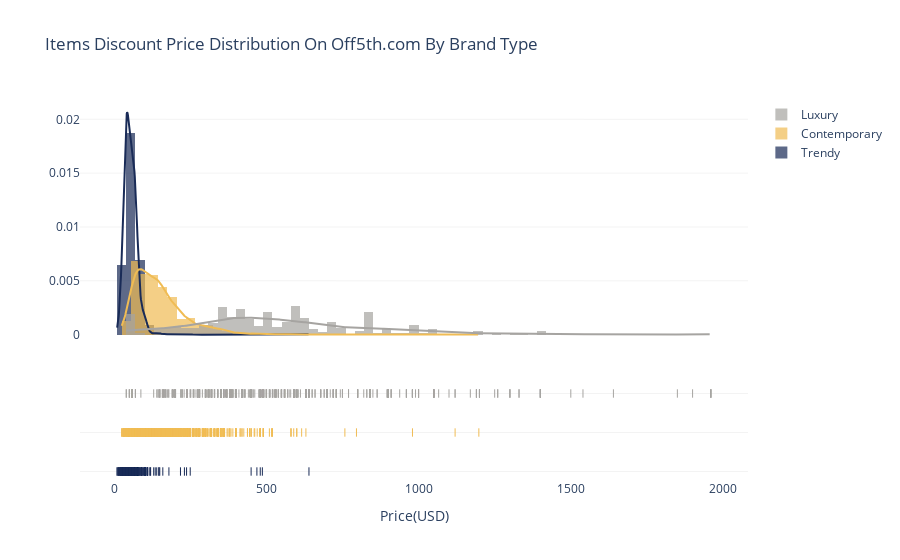

Notebook code for this chart:
### Code cell
import plotly.figure_factory as ff

contemporary = off5th_full.loc[off5th_full['brand_positioning']=='Contemporary']['discount_price']
trendy = off5th_full.loc[off5th_full['brand_positioning']=='Trendy']['discount_price']
luxury = off5th_full.loc[off5th_full['brand_positioning']=='Luxury']['discount_price']

hist_data = [trendy, contemporary, luxury]
group_labels = ['Trendy', 'Contemporary', 'Luxury']
colors = ['rgb(25, 43, 87)', 'rgb(240, 188, 84)', 'rgb(166, 164, 161)']

fig = ff.create_distplot(hist_data, group_labels, bin_size=30, colors= colors)
fig.update_layout(title_text='Items Discount Price Distribution On Off5th.com By Brand Type',plot_bgcolor='rgb(256, 256, 256)')
fig.update_xaxes(title_text = "Price(USD)") 
fig.update_yaxes(showgrid=True, gridwidth=0.5, gridcolor='rgb(230, 230, 230)')

fig.show()

### Figure 1 — Plotly figure (JSON) as saved in the notebook; plotly's stock layout.template omitted (floating-point values rounded to 4 significant figures; data arrays with more than 128 entries replaced by an {"elided": "..."} marker saying what was removed)
{"data": [{"autobinx": false, "histnorm": "probability density", "legendgroup": "Trendy", "marker": {"color": "rgb(25, 43, 87)"}, "name": "Trendy", "opacity": 0.7, "type": "histogram", "x": {"elided": "1655 float values"}, "xaxis": "x", "xbins": {"end": 640.0, "size": 30, "start": 9.99}, "yaxis": "y"}, {"autobinx": false, "histnorm": "probability density", "legendgroup": "Contemporary", "marker": {"color": "rgb(240, 188, 84)"}, "name": "Contemporary", "opacity": 0.7, "type": "histogram", "x": {"elided": "2779 float values"}, "xaxis": "x", "xbins": {"end": 1198.0, "size": 30, "start": 24.99}, "yaxis": "y"}, {"autobinx": false, "histnorm": "probability density", "legendgroup": "Luxury", "marker": {"color": "rgb(166, 164, 161)"}, "name": "Luxury", "opacity": 0.7, "type": "histogram", "x": {"elided": "677 float values"}, "xaxis": "x", "xbins": {"end": 1960.0, "size": 30, "start": 39.99}, "yaxis": "y"}, {"legendgroup": "Trendy", "marker": {"color": "rgb(25, 43, 87)"}, "mode": "lines", "name": "Trendy", "showlegend": false, "type": "scatter", "x": {"elided": "500 float values"}, "xaxis": "x", "y": {"elided": "500 float values"}, "yaxis": "y"}, {"legendgroup": "Contemporary", "marker": {"color": "rgb(240, 188, 84)"}, "mode": "lines", "name": "Contemporary", "showlegend": false, "type": "scatter", "x": {"elided": "500 float values"}, "xaxis": "x", "y": {"elided": "500 float values"}, "yaxis": "y"}, {"legendgroup": "Luxury", "marker": {"color": "rgb(166, 164, 161)"}, "mode": "lines", "name": "Luxury", "showlegend": false, "type": "scatter", "x": {"elided": "500 float values"}, "xaxis": "x", "y": {"elided": "500 float values"}, "yaxis": "y"}, {"legendgroup": "Trendy", "marker": {"color": "rgb(25, 43, 87)", "symbol": "line-ns-open"}, "mode": "markers", "name": "Trendy", "showlegend": false, "type": "scatter", "x": {"elided": "1655 float values"}, "xaxis": "x", "y": {"elided": "1655 str values"}, "yaxis": "y2"}, {"legendgroup": "Contemporary", "marker": {"color": "rgb(240, 188, 84)", "symbol": "line-ns-open"}, "mode": "markers", "name": "Contemporary", "showlegend": false, "type": "scatter", "x": {"elided": "2779 float values"}, "xaxis": "x", "y": {"elided": "2779 str values"}, "yaxis": "y2"}, {"legendgroup": "Luxury", "marker": {"color": "rgb(166, 164, 161)", "symbol": "line-ns-open"}, "mode": "markers", "name": "Luxury", "showlegend": false, "type": "scatter", "x": {"elided": "677 float values"}, "xaxis": "x", "y": {"elided": "677 str values"}, "yaxis": "y2"}], "layout": {"barmode": "overlay", "hovermode": "closest", "legend": {"traceorder": "reversed"}, "plot_bgcolor": "rgb(256, 256, 256)", "title": {"text": "Items Discount Price Distribution On Off5th.com By Brand Type"}, "xaxis": {"anchor": "y2", "domain": [0, 1], "title": {"text": "Price(USD)"}, "zeroline": false}, "yaxis": {"anchor": "free", "domain": [0.35, 1], "gridcolor": "rgb(230, 230, 230)", "gridwidth": 0.5, "position": 0, "showgrid": true}, "yaxis2": {"anchor": "x", "domain": [0, 0.25], "dtick": 1, "gridcolor": "rgb(230, 230, 230)", "gridwidth": 0.5, "showgrid": true, "showticklabels": false}}}
